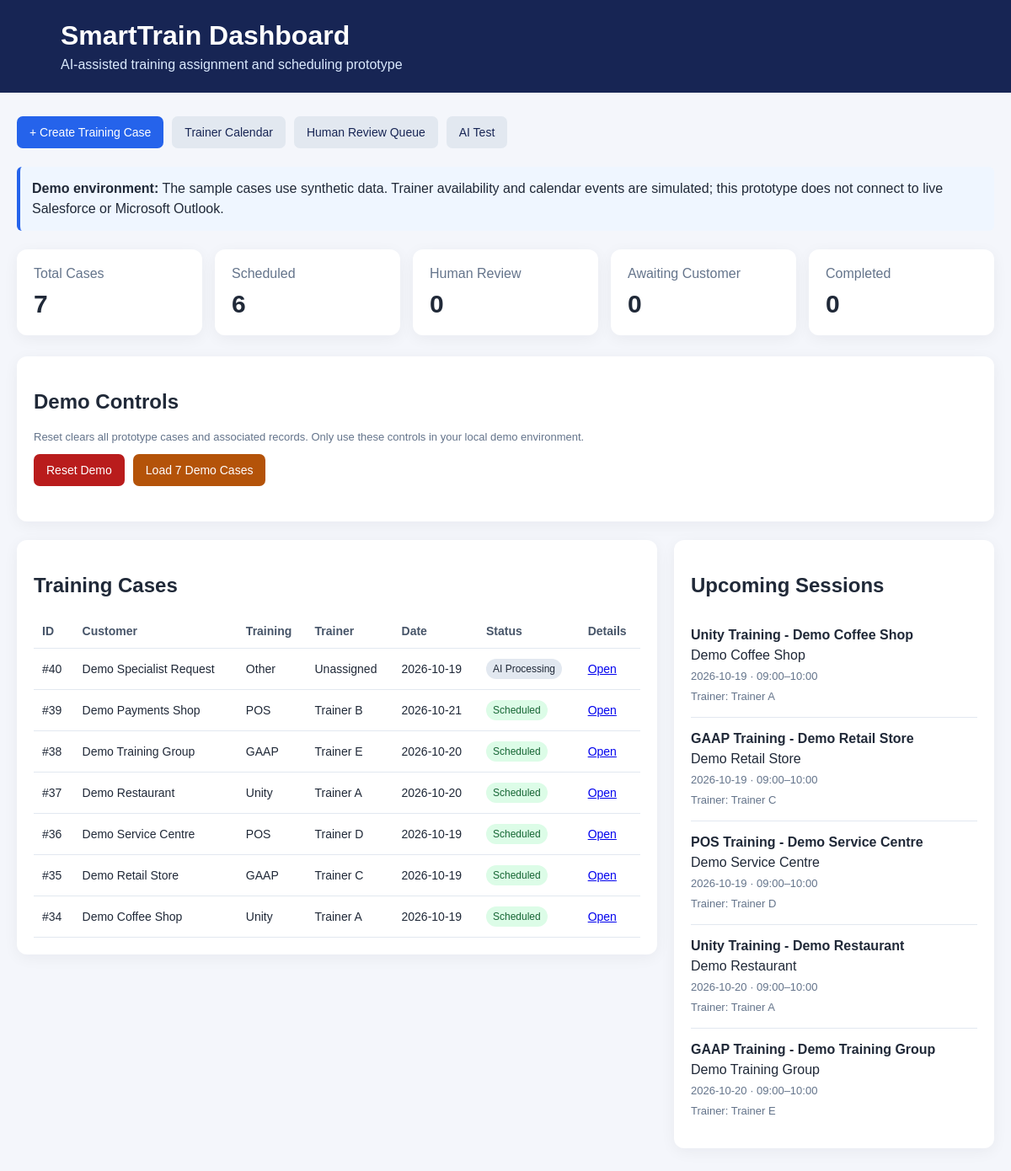
/dashboard, run on the app's committed database.
### tables this page shows
CREATE TABLE training_cases (
            id INTEGER PRIMARY KEY AUTOINCREMENT,
            customer_name TEXT NOT NULL,
            training_type TEXT NOT NULL,
            delivery_method TEXT NOT NULL,
            participants INTEGER,
            preferred_date TEXT,
            assigned_trainer TEXT,
            status TEXT NOT NULL DEFAULT 'New'
        , review_reason TEXT);

CREATE TABLE outlook_events (
            id INTEGER PRIMARY KEY AUTOINCREMENT,
            case_id INTEGER NOT NULL,
            subject TEXT NOT NULL,
            customer_name TEXT NOT NULL,
            trainer_name TEXT NOT NULL,
            training_date TEXT NOT NULL,
            start_time TEXT NOT NULL,
            end_time TEXT NOT NULL,
            status TEXT NOT NULL DEFAULT 'Created'
        );

### app.py (the view)
@app.route("/")
@app.route("/dashboard")
def dashboard():
    connection = get_db_connection()
    cases = connection.execute("""
        SELECT *
        FROM training_cases
        ORDER BY id DESC
    """).fetchall()
    total_cases = connection.execute("""
        SELECT COUNT(*) AS count
        FROM training_cases
    """).fetchone()["count"]
    awaiting_customer = connection.execute("""
        SELECT COUNT(*) AS count
        FROM training_cases
        WHERE status = 'Awaiting Customer'
    """).fetchone()["count"]
    scheduled = connection.execute("""
        SELECT COUNT(*) AS count
        FROM training_cases
        WHERE status = 'Scheduled'
    """).fetchone()["count"]
    human_review = connection.execute("""
        SELECT COUNT(*) AS count
        FROM training_cases
        WHERE status = 'Human Review'
    """).fetchone()["count"]
    completed = connection.execute("""
        SELECT COUNT(*) AS count
        FROM training_cases
        WHERE status = 'Completed'
    """).fetchone()["count"]
    upcoming = connection.execute("""
        SELECT *
        FROM outlook_events
        WHERE status = 'Created'
        ORDER BY training_date ASC, start_time ASC
        LIMIT 5
    """).fetchall()
    connection.close()
    return render_template(
        "dashboard.html",
        cases=cases,
        total_cases=total_cases,
        awaiting_customer=awaiting_customer,
        scheduled=scheduled,
        human_review=human_review,
        completed=completed,
        upcoming=upcoming,
    )

### database.py (called while the page is built)
def get_db_connection():
    connection = sqlite3.connect(DATABASE)
    connection.row_factory = sqlite3.Row
    return connection

### templates/dashboard.html (shortened to what this page needs)
<!DOCTYPE html>
<html lang="en">
<head>
</head>
<body>
    <header>
        <h1>SmartTrain Dashboard</h1>
        <p>AI-assisted training assignment and scheduling prototype</p>
    </header>
    <main>
        <div class="nav">
            <a class="button" href="{{ url_for('create_case') }}">
                + Create Training Case
            </a>
            <a class="button secondary" href="{{ url_for('calendar') }}">
                Trainer Calendar
            </a>
            <a class="button secondary" href="{{ url_for('human_review') }}">
                Human Review Queue
            </a>
            <a class="button secondary" href="{{ url_for('ai_test') }}">
                AI Test
            </a>
        </div>
        <div class="demo-note">
            <strong>Demo environment:</strong>
            The sample cases use synthetic data. Trainer availability and
            calendar events are simulated; this prototype does not connect
            to live Salesforce or Microsoft Outlook.
        </div>
        <section class="stats">
            <div class="stat">
                <p>Total Cases</p>
                <strong>{{ total_cases }}</strong>
            </div>
            <div class="stat">
                <p>Scheduled</p>
                <strong>{{ scheduled }}</strong>
            </div>
            <div class="stat">
                <p>Human Review</p>
                <strong>{{ human_review }}</strong>
            </div>
            <div class="stat">
                <p>Awaiting Customer</p>
                <strong>{{ awaiting_customer }}</strong>
            </div>
            <div class="stat">
                <p>Completed</p>
                <strong>{{ completed }}</strong>
            </div>
        </section>
        <section class="panel" style="margin-bottom: 22px;">
            <h2>Demo Controls</h2>
            <p class="muted">
                Reset clears all prototype cases and associated records.
                Only use these controls in your local demo environment.
            </p>
            <div class="actions">
                <form method="POST"
                      action="{{ url_for('reset_demo') }}"
                      onsubmit="return confirm('Delete all local demo cases, bookings, notifications and timelines?');">
                    <button class="danger" type="submit">
                        Reset Demo
                    </button>
                </form>
                <form method="POST"
                      action="{{ url_for('seed_demo_cases') }}"
                      onsubmit="return confirm('Load seven synthetic demo cases?');">
                    <button class="warning" type="submit">
                        Load 7 Demo Cases
                    </button>
                </form>
            </div>
        </section>
        <div class="layout">
            <section class="panel">
                <h2>Training Cases</h2>
                {% if cases %}
                    <div class="table-wrap">
                        <table>
                            <thead>
                                <tr>
                                    <th>ID</th>
                                    <th>Customer</th>
                                    <th>Training</th>
                                    <th>Trainer</th>
                                    <th>Date</th>
                                    <th>Status</th>
                                    <th>Details</th>
                                </tr>
                            </thead>
                            <tbody>
                                {% for case in cases %}
                                    <tr>
                                        <td>#{{ case.id }}</td>
                                        <td>{{ case.customer_name }}</td>
                                        <td>{{ case.training_type }}</td>
                                        <td>
                                            {{ case.assigned_trainer or 'Unassigned' }}
                                        </td>
                                        <td>
                                            {{ case.preferred_date or 'Not set' }}
                                        </td>
                                        <td>
                                            {% if case.status == 'Scheduled' %}
                                                <span class="status scheduled">
                                                    Scheduled
                                                </span>
                                            {% elif case.status == 'Human Review' %}
                                                <span class="status review">
                                                    Human Review
                                                </span>
                                            {% elif case.status == 'Awaiting Customer' %}
                                                <span class="status awaiting">
                                                    Awaiting Customer
                                                </span>
                                            {% elif case.status == 'Completed' %}
                                                <span class="status completed">
                                                    Completed
                                                </span>
                                            {% else %}
                                                <span class="status">
                                                    {{ case.status }}
                                                </span>
                                            {% endif %}
                                        </td>
                                        <td>
                                            <a href="{{ url_for('case_detail', case_id=case.id) }}">
                                                Open
                                            </a>
                                        </td>
                                    </tr>
                                {% endfor %}
                            </tbody>
                        </table>
                    </div>
                {% else %}
                    <p>No training cases yet. Load the seven demo cases or create one manually.</p>
                {% endif %}
            </section>
            <aside class="panel">
                <h2>Upcoming Sessions</h2>
                {% if upcoming %}
                    {% for event in upcoming %}
                        <div class="item">
                            <strong>{{ event.subject }}</strong><br>
                            {{ event.customer_name }}<br>
                            <span class="muted">
                                {{ event.training_date }}
                                · {{ event.start_time }}–{{ event.end_time }}
                            </span><br>
                            <span class="muted">
                                Trainer: {{ event.trainer_name }}
                            </span>
                        </div>
                    {% endfor %}
                {% else %}
                    <p class="muted">No upcoming sessions have been booked.</p>
                {% endif %}
            </aside>
        </div>
    </main>
</body>
</html>

### templates/dashboard.html (style rules this page uses)
* { box-sizing: border-box; }
body { margin: 0; font-family: Arial, sans-serif; background: #f4f6fb; color: #202938; }
header { background: #172554; color: white; padding: 24px 6%; }
header h1 { margin: 0 0 7px; }
header p { margin: 0; color: #dbeafe; }
main { max-width: 1400px; margin: 28px auto; padding: 0 20px; }
.nav, .actions { display: flex; flex-wrap: wrap; gap: 10px; margin-bottom: 22px; }
.button, button { display: inline-block; border: 0; border-radius: 7px; padding: 11px 15px; text-decoration: none; font-size: 14px; cursor: pointer; background: #2563eb; color: white; }
.secondary { background: #e2e8f0; color: #172554; }
.danger { background: #b91c1c; color: white; }
.warning { background: #b45309; color: white; }
.stats { display: grid; grid-template-columns: repeat(auto-fit, minmax(160px, 1fr)); gap: 15px; margin-bottom: 25px; }
.stat, .panel { background: white; padding: 20px; border-radius: 12px; box-shadow: 0 4px 18px rgba(15, 23, 42, 0.05); }
.stat p { color: #64748b; margin: 0 0 10px; }
.stat strong { font-size: 30px; }
.layout { display: grid; grid-template-columns: minmax(0, 2fr) minmax(260px, 1fr); gap: 20px; align-items: start; }
.table-wrap { overflow-x: auto; }
table { width: 100%; border-collapse: collapse; font-size: 14px; }
th, td { text-align: left; padding: 12px 10px; border-bottom: 1px solid #e2e8f0; }
th { color: #475569; }
.status { display: inline-block; padding: 5px 8px; border-radius: 20px; background: #e2e8f0; font-size: 12px; white-space: nowrap; }
.scheduled { background: #dcfce7; color: #166534; }
.item { padding: 13px 0; border-bottom: 1px solid #e2e8f0; line-height: 1.5; }
.item:last-child { border-bottom: none; }
.muted { color: #64748b; font-size: 13px; }
.demo-note { margin-bottom: 22px; padding: 14px; border-left: 4px solid #2563eb; background: #eff6ff; border-radius: 6px; line-height: 1.5; }

### data on the page
training_cases: id "40", customer_name "Demo Specialist Request", training_type "Other", assigned_trainer "Unassigned", preferred_date "2026-10-19", status "AI Processing"
training_cases: id "39", customer_name "Demo Payments Shop", training_type "POS", assigned_trainer "Trainer B", preferred_date "2026-10-21", status "Scheduled"
training_cases: id "38", customer_name "Demo Training Group", training_type "GAAP", assigned_trainer "Trainer E", preferred_date "2026-10-20", status "Scheduled"
training_cases: id "37", customer_name "Demo Restaurant", training_type "Unity", assigned_trainer "Trainer A", preferred_date "2026-10-20", status "Scheduled"
training_cases: id "36", customer_name "Demo Service Centre", training_type "POS", assigned_trainer "Trainer D", preferred_date "2026-10-19", status "Scheduled"
training_cases: id "35", customer_name "Demo Retail Store", training_type "GAAP", assigned_trainer "Trainer C", preferred_date "2026-10-19", status "Scheduled"
training_cases: id "34", customer_name "Demo Coffee Shop", training_type "Unity", assigned_trainer "Trainer A", preferred_date "2026-10-19", status "Scheduled"
outlook_events: subject "Unity Training - Demo Coffee Shop", customer_name "Demo Coffee Shop", training_date "2026-10-19", start_time "09:00", end_time "10:00", trainer_name "Trainer A"
outlook_events: subject "GAAP Training - Demo Retail Store", customer_name "Demo Retail Store", training_date "2026-10-19", start_time "09:00", end_time "10:00", trainer_name "Trainer C"
outlook_events: subject "POS Training - Demo Service Centre", customer_name "Demo Service Centre", training_date "2026-10-19", start_time "09:00", end_time "10:00", trainer_name "Trainer D"
outlook_events: subject "Unity Training - Demo Restaurant", customer_name "Demo Restaurant", training_date "2026-10-20", start_time "09:00", end_time "10:00", trainer_name "Trainer A"
outlook_events: subject "GAAP Training - Demo Training Group", customer_name "Demo Training Group", training_date "2026-10-20", start_time "09:00", end_time "10:00", trainer_name "Trainer E"

### other printed values
{{ total_cases }} "7"
{{ scheduled }} "6"
{{ human_review }} "0"
{{ awaiting_customer }} "0"
{{ completed }} "0"
